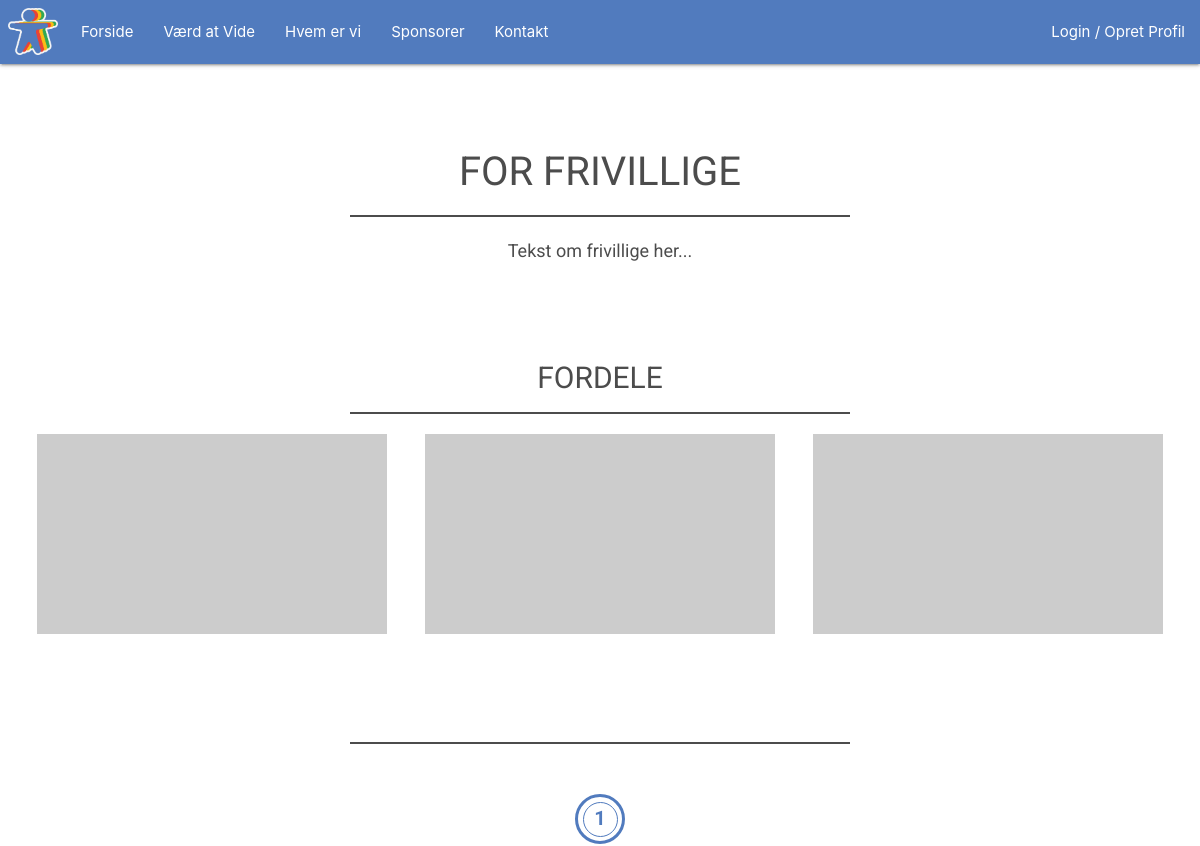
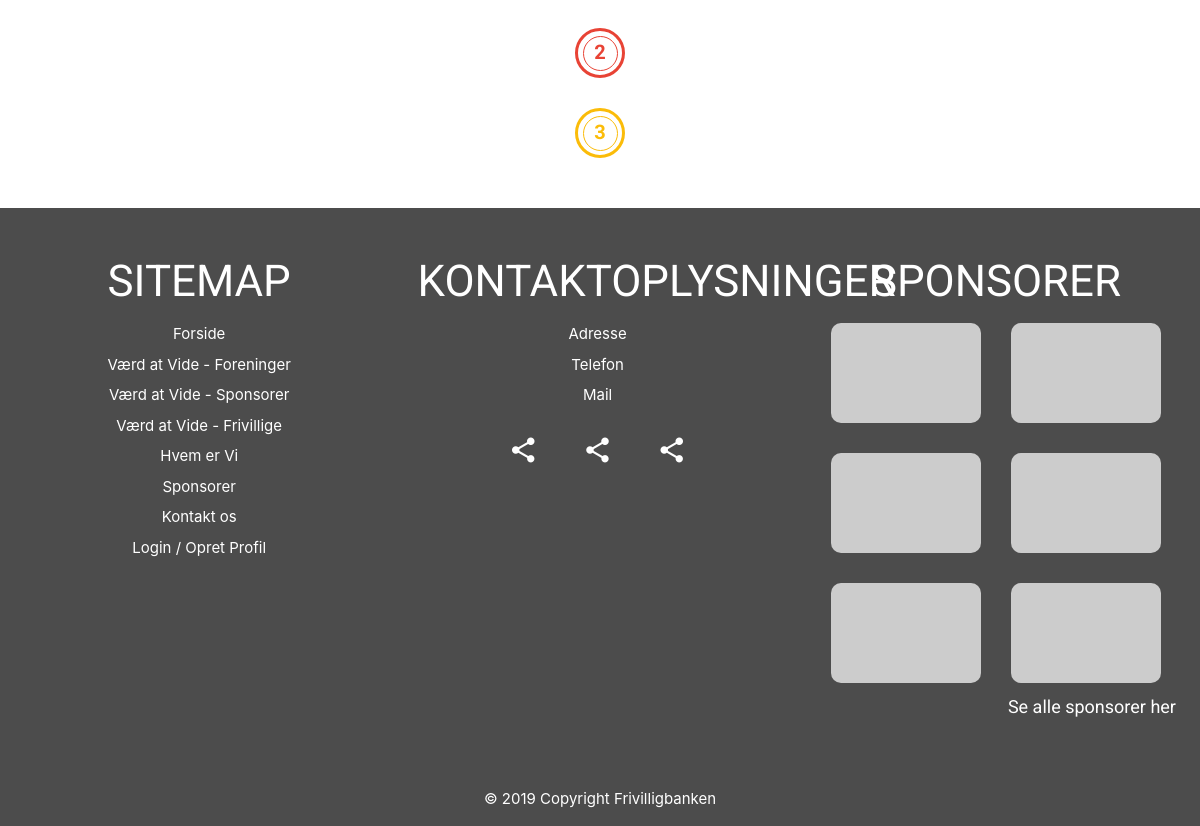
The app's page /for_frivillige, older data (2 pictures, top to bottom).
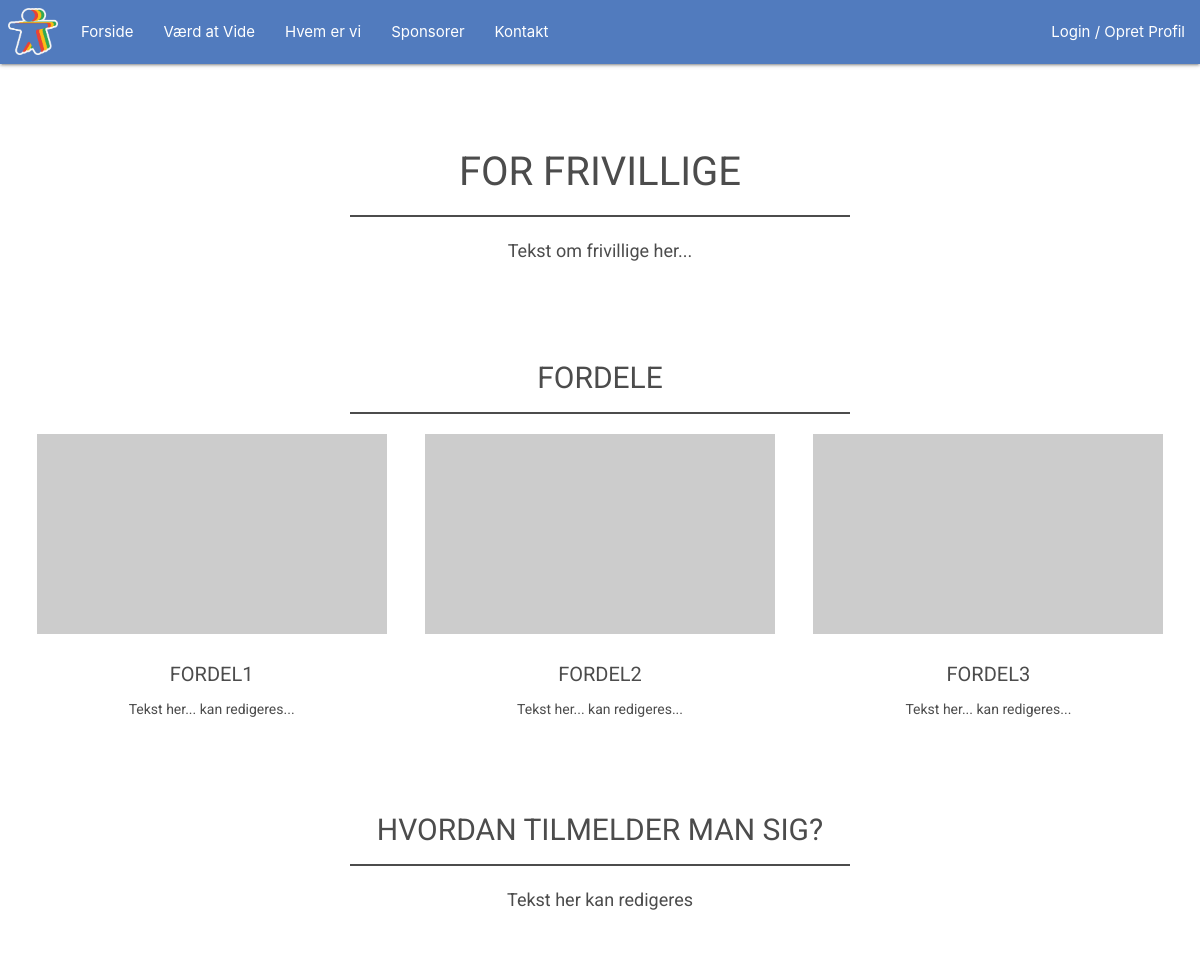
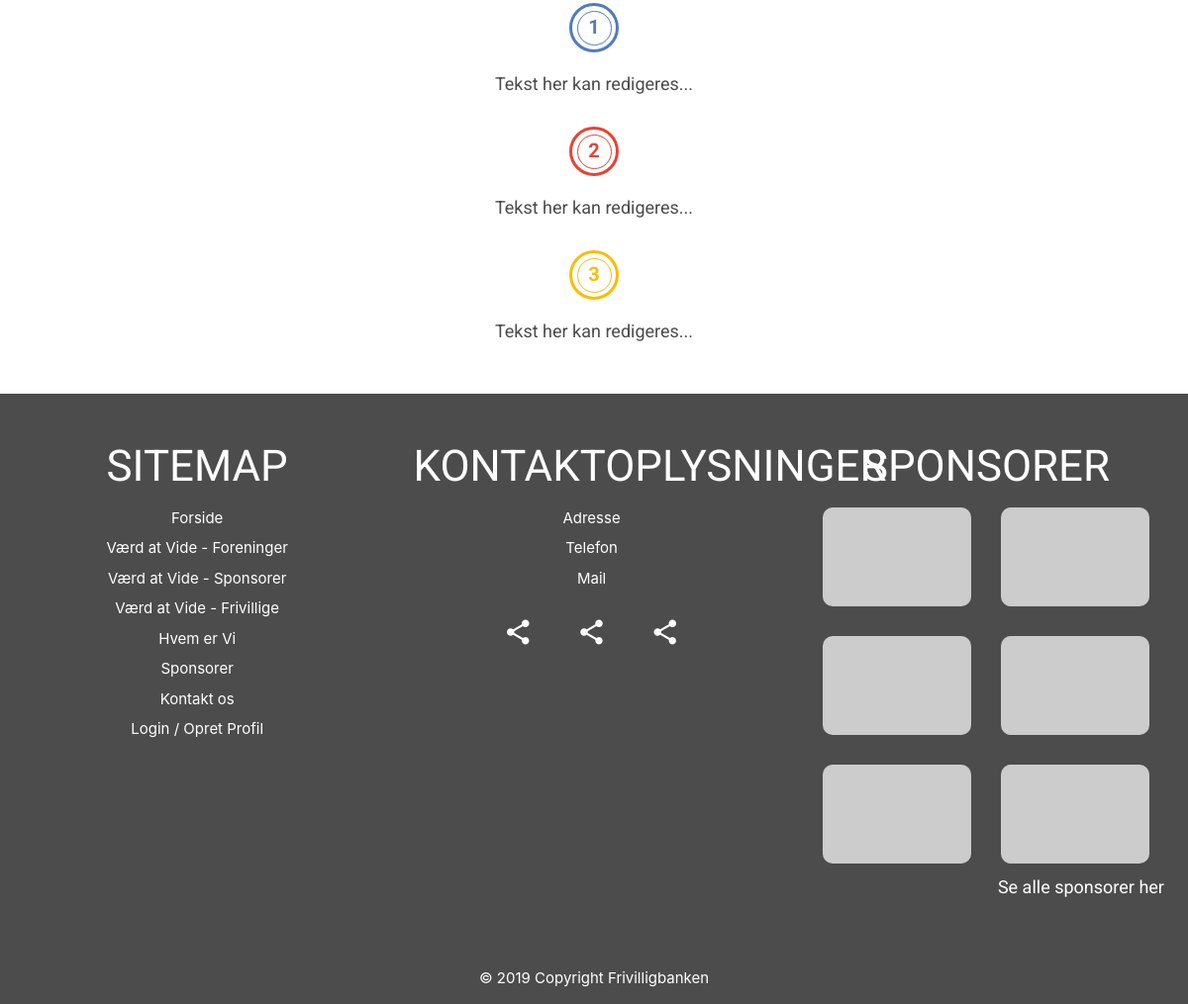
The same page, newer data (2 pictures, top to bottom).
### tables this page shows
CREATE TABLE textfield (
    TextFieldID INT NOT NULL AUTO_INCREMENT PRIMARY KEY,
    Page VARCHAR(255),
    FieldName VARCHAR(255),
    FieldContent VARCHAR(5000)
);

### view/frontend/forVolunteers.php (the view)
<?php
require_once("view/frontend/includes/header.php");
$dbCon = dbCon($user, $pass);
$query = $dbCon->prepare("SELECT * FROM `textField` WHERE TextFieldID = 5");
$query->execute();
$getvolunteertext = $query->fetch();
$dbCon = dbCon($user, $pass);
$query = $dbCon->prepare("SELECT * FROM `textField` WHERE TextFieldID = 22");
$query->execute();
$getvolunteertext2 = $query->fetch();
$dbCon = dbCon($user, $pass);
$query = $dbCon->prepare("SELECT * FROM `textField` WHERE TextFieldID = 23");
$query->execute();
$getvolunteertext3 = $query->fetch();
$dbCon = dbCon($user, $pass);
$query = $dbCon->prepare("SELECT * FROM `textField` WHERE TextFieldID = 24");
$query->execute();
$getvolunteertext4 = $query->fetch();
$dbCon = dbCon($user, $pass);
$query = $dbCon->prepare("SELECT * FROM `textField` WHERE TextFieldID = 25");
$query->execute();
$getvolunteertext5 = $query->fetch();
$dbCon = dbCon($user, $pass);
$query = $dbCon->prepare("SELECT * FROM `textField` WHERE TextFieldID = 26");
$query->execute();
$getvolunteertext6 = $query->fetch();
$dbCon = dbCon($user, $pass);
$query = $dbCon->prepare("SELECT * FROM `textField` WHERE TextFieldID = 27");
$query->execute();
$getvolunteertext7 = $query->fetch();
$dbCon = dbCon($user, $pass);
$query = $dbCon->prepare("SELECT * FROM `textField` WHERE TextFieldID = 28");
$query->execute();
$getvolunteertext8 = $query->fetch();
?>
    <link rel="stylesheet" href="/view/frontend/css/threeInOne.style.css">
    <div id="info-section1">
        <div id="info-section1-content">
            <h2><h2><?php echo $getvolunteertext['FieldName'] ?></h2></h2>
            <div id="line"></div>
            <p id="info-text">
                <?php
                echo $getvolunteertext['FieldContent']
                ?>
            </p>
        </div>
    </div>
    <div id="info-section2">
        <div id="info-section2-content">
            <h3>FORDELE</h3>
            <div id="line"></div>
            <div id="info-section-info">
                <div id="info1">
                    <img src="https://picsum.photos/id/524/300/200" alt="">
                    <h4><?php echo $getvolunteertext2['FieldName'] ?></h4>
                    <p><?php echo $getvolunteertext2['FieldContent'] ?></p>
                </div>
                <div id="info2">
                    <img src="https://picsum.photos/id/237/300/200" alt="">
                    <h4><?php echo $getvolunteertext3['FieldName'] ?></h4>
                    <p><?php echo $getvolunteertext3['FieldContent'] ?></p>
                </div>
                <div id="info3">
                    <img src="https://picsum.photos/id/902/300/200" alt="">
                    <h4><?php echo $getvolunteertext4['FieldName'] ?></h4>
                    <p><?php echo $getvolunteertext4['FieldContent'] ?></p>
                </div>
            </div>
        </div>
    </div>
    <div id="info-section3">
        <div id="info-section3-content">
            <h3><?php echo $getvolunteertext5['FieldName'] ?></h3>
            <div id="line"></div>
            <p><?php echo $getvolunteertext5['FieldContent'] ?></p>
            <div id="step1-box">
                <div id="step-ring1"><div id="step-ring2"><p id="step-num">1</p></div></div>
                <p id="step-text"><?php echo $getvolunteertext6['FieldContent'] ?></p>
            </div>
            <div id="step2-box">
                <div id="step-ring1"><div id="step-ring2"><p id="step-num">2</p></div></div>
                <p id="step-text"><?php echo $getvolunteertext7['FieldContent'] ?></p>
            </div>
            <div id="step3-box">
                <div id="step-ring1"><div id="step-ring2"><p id="step-num">3</p></div></div>
                <p id="step-text"><?php echo $getvolunteertext8['FieldContent'] ?></p>
            </div>
        </div>
    </div>
<?php
require_once("view/frontend/includes/footer.php");
?>

Row changes from the older to the newer data that the page shows:
added textfield: FieldName "FORDEL1", FieldContent "Tekst her... kan redigeres..."
added textfield: FieldName "FORDEL2", FieldContent "Tekst her... kan redigeres..."
added textfield: FieldName "FORDEL3", FieldContent "Tekst her... kan redigeres..."
added textfield: FieldName "HVORDAN TILMELDER MAN SIG?", FieldContent "Tekst her kan redigeres"
added textfield: FieldContent "Tekst her kan redigeres..."
added textfield: FieldContent "Tekst her kan redigeres..."
added textfield: FieldContent "Tekst her kan redigeres..."
